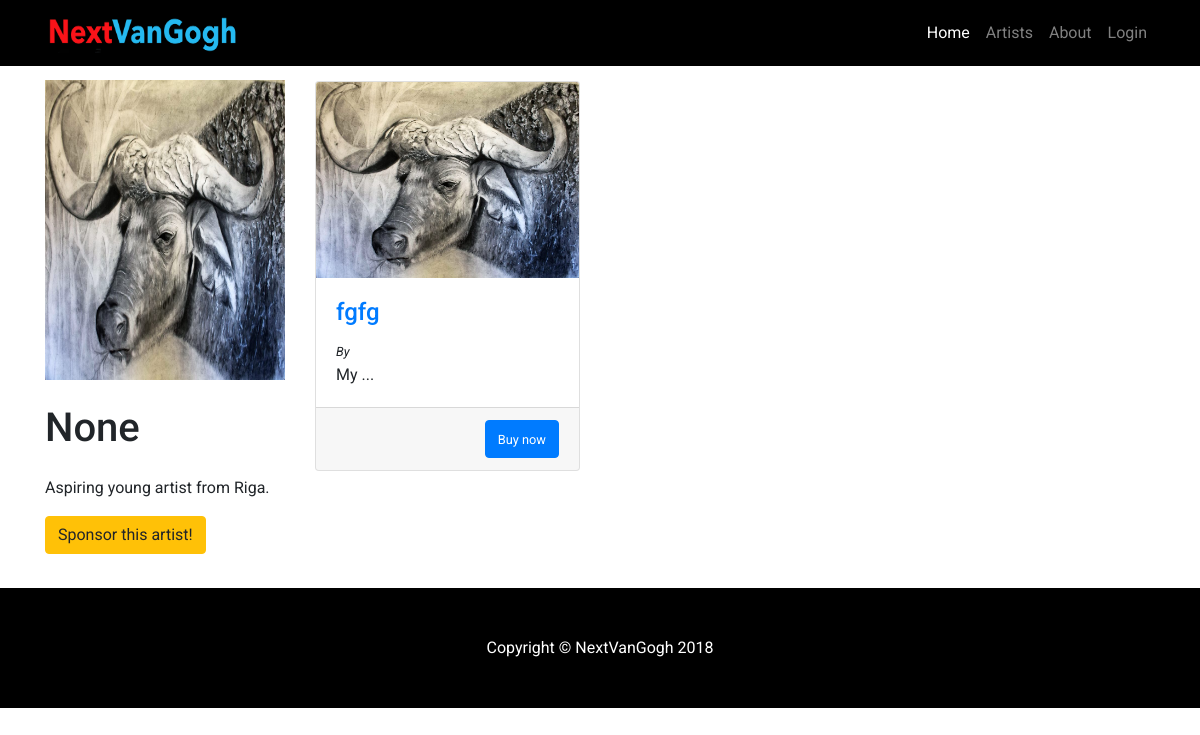
/artist/Daiga, run on an earlier commit of the app's database.
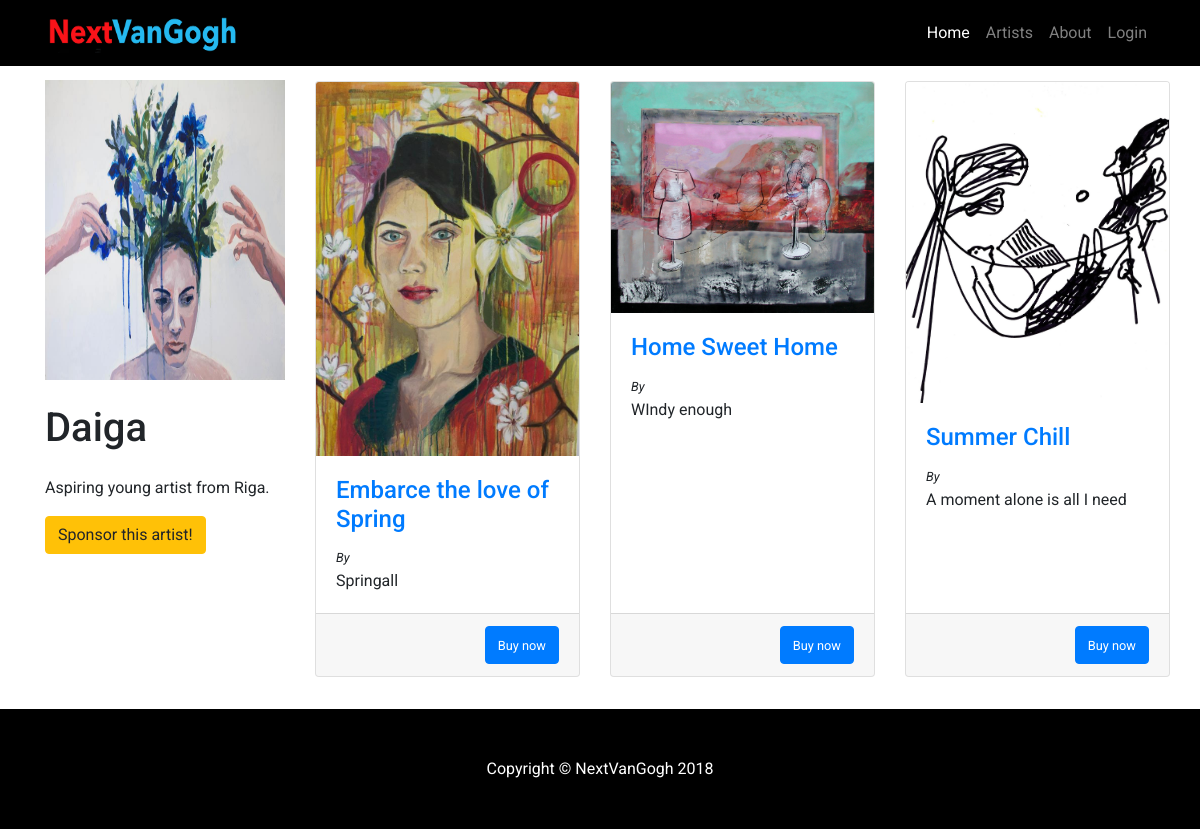
And on a later commit of the database.
### tables this page shows
CREATE TABLE Artists (Id INTEGER NOT NULL PRIMARY KEY AUTOINCREMENT UNIQUE, UserName TEXT NOT NULL UNIQUE, FirstName TEXT, LastName TEXT, Password TEXT NOT NULL UNIQUE, Description TEXT, Photo TEXT);

CREATE TABLE "ArtWorks" (
	`Id`	INTEGER NOT NULL PRIMARY KEY AUTOINCREMENT UNIQUE,
	`ArtistId`	INTEGER NOT NULL,
	`ArtTypeId`	INTEGER NOT NULL,
	`Name`	TEXT NOT NULL,
	`Description`	TEXT,
	`Item`	BLOB,
	FOREIGN KEY(`ArtistId`) REFERENCES `Artists`,
	FOREIGN KEY(`ArtTypeId`) REFERENCES ArtTypes
);

### server.py (the view)
@app.route("/artist/<name>")
def getArtist(name):
	con = lite.connect('db/nVanGogh.db')
	con.row_factory = lite.Row
	cur = con.cursor()
	cur.execute("SELECT * FROM Artists Where Artists.UserName == ?", [name])
	a = cur.fetchall()
	cur.execute("Select ArtWorks.Id, ArtWorks.Description, ArtWorks.Item, ArtWorks.Name from ArtWorks INNER JOIN Artists ON ArtWorks.ArtistId == Artists.Id where Artists.UserName == ?", [name])
	artWorks = cur.fetchall()
	return render_template('artist.html', artist = a, artWorks = artWorks)

### templates/artist.html (shortened to what this page needs)
<!DOCTYPE html>
<html lang="en">
  <head>
    <link href="../static/bootstrap.min.css" rel="stylesheet">
    <link href="../static/style.css" rel="stylesheet">
  </head>
  <body>
    <nav class="navbar navbar-expand-lg navbar-dark bg-dark fixed-top" style="background-color:#000!important;">
      <div class="container">
        <a class="navbar-brand" href="/"><img src="../static/logo.png" width=200 height=40></a>
        <div class="collapse navbar-collapse" id="navbarResponsive">
          <ul class="navbar-nav ml-auto">
            <li class="nav-item active">
              <a class="nav-link" href="/">Home
              </a>
            </li>
            <li class="nav-item">
              <a class="nav-link" href="/allArtists">Artists</a>
            </li>
            <li class="nav-item">
              <a class="nav-link" href="/about">About</a>
            </li>
            <li id="log" class="nav-item">
              {% if session['loggedIn'] %}
              <a class="nav-link" onclick="window.location.href='/logout'">Logout</a>
              {% else %}
              <a class="nav-link" onclick="login()">Login</a>
              {% endif %}
            </li>
          </ul>
        </div>
      </div>
    </nav>
    <div class="container">
      <div class="row">
        <div class="col-lg-3">
          <br>
          <img src="{{ artist[0]['Photo'] }}" width=240 height=300>
          <h1 class="my-4">{{ artist[0]["FirstName"] }}</h1>
          <div class="list-group">
            <p>{{ artist[0]["Description"] }}</p>
          </div>
          <button class="btn btn-warning" style="margin-bottom:10%;">Sponsor this artist!</button>
          <br>
        </div>
        <div class="col-lg-9">
          <div class="row" style="margin-top:3%;">
          <div class="row">
		{% for artWork in artWorks %}
 		     <div class="col-lg-4 col-md-6 mb-4">
              		<div class="card h-100">
                		<a href="#" onclick="openArt('{{artWork["Item"]+ "," + artWork["Name"]+ "," + artWork["Description"]}}')"><img class="card-img-top" src="{{artWork['Item']}}" alt=""></a>
                		<div class="card-body">
                  			<h4 class="card-title"><a  href="#">{{artWork["Name"]}}</a>  </h4>
                                <small style="font-style:italic;">By <a href="/artist/{{artWork['UserName']}}">{{artWork["FirstName"]}}</a></small>
                  			<p class="card-text">{{artWork["Description"]}}</p>
                		</div>
                		<div class="card-footer">
                            <button class="btn btn-primary" style="float:right;"><small>Buy now</small></button>
                		</div>
              		</div>
            	</div>
	         {% endfor %}
         </div>
         </div>
        </div>
      </div>
    </div>
    <footer class="py-5 bg-dark  mt-2" style="background-color:#000!important;">
      <div class="container">
        <p class="m-0 text-center text-white">Copyright &copy; NextVanGogh 2018</p>
      </div>
    </footer>
  </body>
</html>

What changed in the data, as far as the page shows it:
no longer on this page (row edited): ArtWorks: Item (picture), Name "fgfg", Description "My ..."
changed Artists "Aspiring young artist from Riga.": Photo: a different picture; FirstName (not shown) → "Daiga"
now on this page (row edited): ArtWorks: Item (picture), Name "Embarce the love of Spring", Description "Springall"
added ArtWorks: Item (picture), Name "Home Sweet Home", Description "WIndy enough"
added ArtWorks: Item (picture), Name "Summer Chill", Description "A moment alone is all I need"
Also different on the page:
{{ artist[0]["FirstName"] }}: "None" → (not shown)
